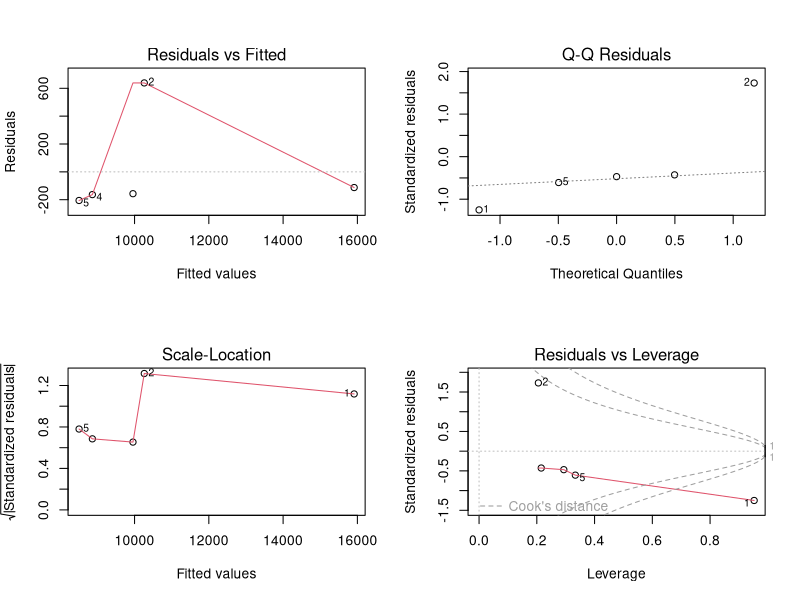
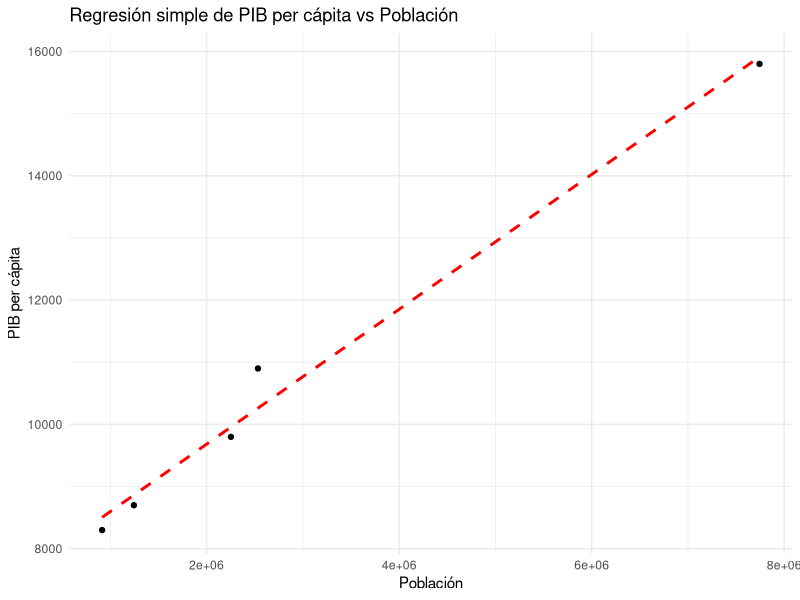

Reproduce these figures in R, in order.
# Verifica si el paquete ggplot2 está instalado, si no, instálalo
if (!require(ggplot2)) {
  install.packages("ggplot2")
}

# Carga la biblioteca ggplot2
library(ggplot2)

# Datos
ciudades <- c("Bogotá", "Medellín", "Cali", "Barranquilla", "Cartagena")
poblacion <- c(7743955, 2533424, 2252616, 1244491, 914552) # Población
pib_per_capita <- c(15800, 10900, 9800, 8700, 8300) # PIB per cápita en dólares

# Crea un dataframe con los datos
df <- data.frame(ciudades, poblacion, pib_per_capita)

# Explora los datos
summary(df)

# Realiza la regresión simple
modelo <- lm(pib_per_capita ~ poblacion, data = df)

# Muestra el resumen del modelo
summary(modelo)

# Verifica los supuestos de la regresión
par(mfrow=c(2, 2))
plot(modelo)

# Crea un gráfico de dispersión con la línea de regresión
ggplot(df, aes(x=poblacion, y=pib_per_capita)) +
  geom_point() +
  geom_smooth(method=lm, se=FALSE, color="red", linetype="dashed") +
  labs(title="Regresión simple de PIB per cápita vs Población", x="Población", y="PIB per cápita") +
  theme_minimal()
